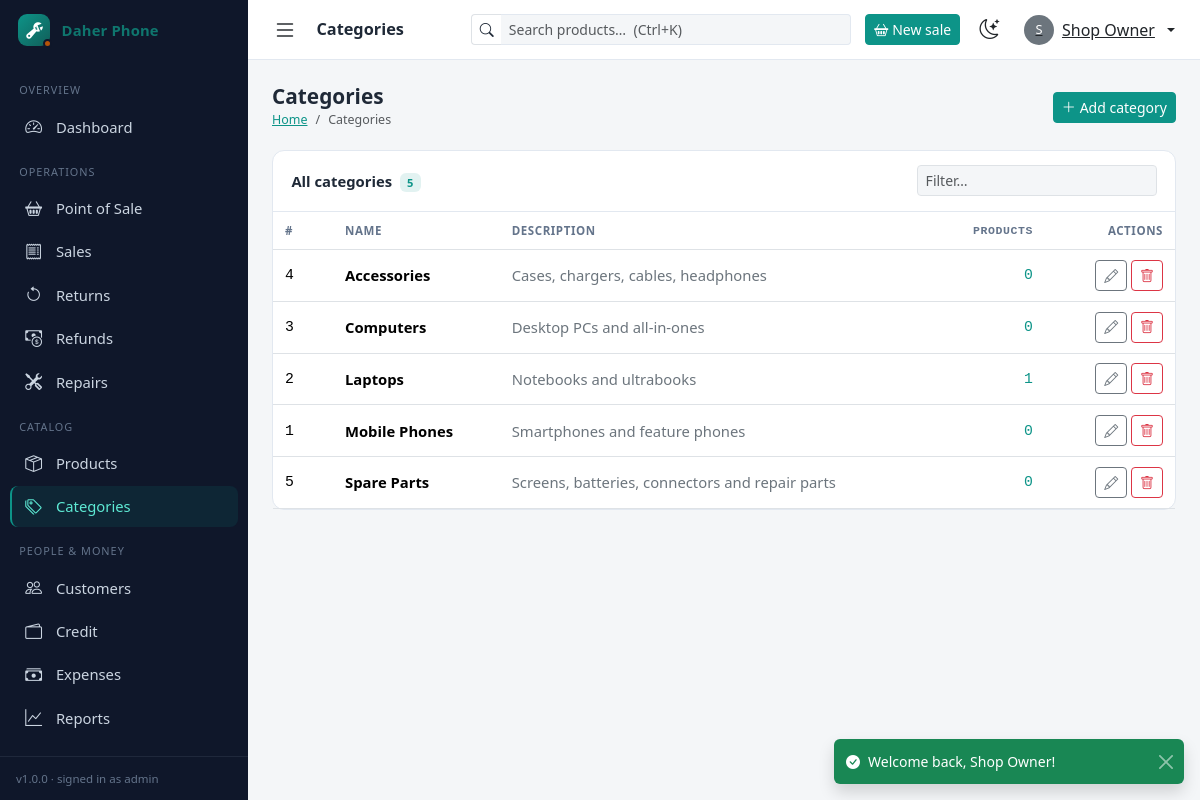
/index.php?r=categories/index (signed in), run on the app's committed database.
### tables this page shows
CREATE TABLE `categories` (
  `id`          INT UNSIGNED  NOT NULL AUTO_INCREMENT,
  `name`        VARCHAR(100)  NOT NULL,
  `description` VARCHAR(255)  NULL,
  `created_at`  DATETIME      NOT NULL DEFAULT CURRENT_TIMESTAMP,
  PRIMARY KEY (`id`),
  UNIQUE KEY `uq_categories_name` (`name`)
);

### app/Core/Controller.php (called while the page is built, shortened)
<?php
abstract class Controller
{
    protected function render(string $view, array $data = [], string $pageTitle = ''): void
    {
        $data['pageTitle'] = $pageTitle !== '' ? $pageTitle : APP_NAME;
        extract($data, EXTR_SKIP);
        require APP_PATH . '/Views/' . $view . '.php';
        require APP_PATH . '/Views/layouts/main.php';
    }
}

### app/Controllers/CategoryController.php (called while the page is built, shortened)
<?php
final class CategoryController extends Controller
{
    public function index(): void
    {
        $this->render('categories/index', [
            'categories' => (new Category())->allWithCounts(),
        ], 'Categories');
    }
}

### app/Core/App.php (called while the page is built, shortened)
<?php
final class App
{
    public function run(): void
    {
        $route = (string) ($_GET['r'] ?? 'dashboard/index');
        [$segment, $actionSlug] = explode('/', $route, 2);
        $action = lcfirst(str_replace(' ', '', ucwords(str_replace('-', ' ', $actionSlug))));
        (new $class())->{$action}();
    }
}

### public/index.php (called while the page is built, shortened)
<?php
spl_autoload_register(static function (string $class): void {
    $prefix = 'App\\';
    if (str_starts_with($class, $prefix)) {
        $relative = substr($class, strlen($prefix));
        $file = APP_PATH . DIRECTORY_SEPARATOR
              . str_replace('\\', DIRECTORY_SEPARATOR, $relative) . '.php';
    }
});
require APP_PATH . '/Core/helpers.php';
(new \App\Core\App())->run();

### app/Core/helpers.php (called while the page is built, shortened)
<?php
function e(mixed $value): string
{
    return htmlspecialchars((string) ($value ?? ''), ENT_QUOTES, 'UTF-8');
}
function url(string $route, array $params = []): string
{
    $qs = $params === [] ? '' : '&' . http_build_query($params);
    return 'index.php?r=' . $route . $qs;
}

### app/Core/Model.php (called while the page is built, shortened)
<?php
abstract class Model
{
    protected PDO $db;
    public function __construct()
    {
        $this->db = Database::pdo();
    }
    protected function fetchAll(string $sql, array $params = []): array
    {
        $stmt = $this->db->prepare($sql);
        $stmt->execute($params);
        return $stmt->fetchAll();
    }
}

### app/Core/Database.php (called while the page is built, shortened)
<?php
final class Database
{
    private static ?PDO $pdo = null;
    public static function pdo(): PDO
    {
        if (self::$pdo === null) {
            $dsn = sprintf(
                'mysql:host=%s;dbname=%s;charset=utf8mb4',
                DB_HOST,
                DB_NAME
            );
            try {
                self::$pdo = new PDO($dsn, DB_USER, DB_PASS, [
                    PDO::ATTR_ERRMODE            => PDO::ERRMODE_EXCEPTION,
                    PDO::ATTR_DEFAULT_FETCH_MODE => PDO::FETCH_ASSOC,
                    PDO::ATTR_EMULATE_PREPARES   => false,
                ]);
            } catch (PDOException $e) {
                throw new PDOException(
                    'Database connection failed. Check that MySQL is running in the '
                    . 'XAMPP Control Panel and that config/config.php credentials are '
                    . 'correct. Driver said: ' . $e->getMessage()
                );
            }
        }
        return self::$pdo;
    }
}

### app/Models/Category.php (called while the page is built, shortened)
<?php
final class Category extends Model
{
    public function allWithCounts(): array
    {
        return $this->fetchAll(
            'SELECT c.*, COUNT(p.id) AS product_count
             FROM categories c
             LEFT JOIN products p ON p.category_id = c.id AND p.is_active = 1
             GROUP BY c.id
             ORDER BY c.name'
        );
    }
}

### app/Views/categories/index.php (the view, shortened to what this page needs)
<div class="page-heading">
  <div>
    <h1>Categories</h1>
    <nav aria-label="breadcrumb">
      <ol class="breadcrumb">
        <li class="breadcrumb-item"><a href="<?= url('dashboard/index') ?>">Home</a></li>
        <li class="breadcrumb-item active">Categories</li>
      </ol>
    </nav>
  </div>
  <button class="btn btn-primary btn-sm" data-bs-toggle="modal" data-bs-target="#categoryModal"
          data-mode="create">
    <i class="bi bi-plus-lg me-1"></i>Add category
  </button>
</div>
<div class="card">
  <div class="card-header d-flex flex-wrap gap-2 justify-content-between align-items-center">
    <span>All categories <span class="badge badge-soft ms-1"><?= count($categories) ?></span></span>
    <input class="form-control form-control-sm" style="max-width:240px" type="search"
           placeholder="Filter…" data-table-filter="#categoriesTable">
  </div>
  <div class="table-responsive">
    <table class="table table-hover table-sticky align-middle mb-0" id="categoriesTable">
      <thead>
        <tr>
          <th style="width:60px">#</th>
          <th>Name</th>
          <th>Description</th>
          <th class="num">Products</th>
          <th style="width:130px" class="text-end">Actions</th>
        </tr>
      </thead>
      <tbody>
        <?php foreach ($categories as $c): ?>
        <tr>
          <td class="data"><?= (int) $c['id'] ?></td>
          <td class="fw-semibold"><?= e($c['name']) ?></td>
          <td class="text-secondary"><?= e($c['description'] ?? '') ?></td>
          <td class="num">
            <a href="<?= url('products/index', ['category_id' => $c['id']]) ?>" class="text-decoration-none">
              <?= (int) $c['product_count'] ?>
            </a>
          </td>
          <td class="text-end">
            <button class="btn btn-outline-secondary btn-sm" data-bs-toggle="modal"
                    data-bs-target="#categoryModal" data-mode="edit"
                    data-id="<?= (int) $c['id'] ?>"
                    data-name="<?= e($c['name']) ?>"
                    data-description="<?= e($c['description'] ?? '') ?>"
                    title="Edit">
              <i class="bi bi-pencil"></i>
            </button>
            <form class="d-inline" method="post" action="<?= url('categories/delete') ?>"
                  data-confirm="Delete category &quot;<?= e($c['name']) ?>&quot;? This cannot be undone.">
              <button class="btn btn-outline-danger btn-sm" title="Delete"><i class="bi bi-trash"></i></button>
            </form>
          </td>
        </tr>
        <?php endforeach; ?>
      </tbody>
    </table>
  </div>
</div>

### public/assets/css/app.css (style rules this page uses)
:root { --ds-accent: #0d9488; --ds-accent-hover: #0f766e; --ds-accent-soft: rgba(13, 148, 136, 0.12); --ds-copper: #b45309; --ds-chart-2: #ea580c; --ds-font-ui: "Segoe UI Variable Text", "Segoe UI", system-ui, -apple-system, sans-serif; --ds-font-data: "Cascadia Mono", "Cascadia Code", Consolas, "Courier New", monospace; --ds-sidebar-w: 248px; --ds-sidebar-w-min: 72px; --ds-topbar-h: 60px; --ds-radius: 12px; }
[data-bs-theme="light"] { --ds-page: #f4f6f8; --ds-card: #ffffff; --ds-ink: #1f2937; --ds-muted: #64748b; --ds-border: #e2e8f0; --ds-sidebar-bg: #0f172a; --ds-grid: #eef1f5; --bs-body-bg: #f4f6f8; --bs-body-color: #1f2937; }
html, body { height: 100%; }
body { font-family: var(--ds-font-ui); background: var(--ds-page); font-size: 0.925rem; }
.card { border: 1px solid var(--ds-border); border-radius: var(--ds-radius); background: var(--ds-card); box-shadow: none; }
.card-header { background: transparent; border-bottom: 1px solid var(--ds-border); padding: 0.9rem 1.15rem; font-weight: 600; }
.data, td.num, th.num { font-family: var(--ds-font-data); font-variant-numeric: tabular-nums; }
td.num, th.num { text-align: right; }
.table > :not(caption) > * > * { padding: 0.62rem 0.75rem; background: transparent; }
.table thead th { font-size: 0.72rem; text-transform: uppercase; letter-spacing: 0.05em; color: var(--ds-muted); border-bottom-width: 1px; white-space: nowrap; }
.table-sticky thead th { position: sticky; top: 0; background: var(--ds-card); z-index: 5; }
.table a { text-decoration: none; }
.page-heading { display: flex; flex-wrap: wrap; gap: 0.75rem; align-items: center; justify-content: space-between; margin-bottom: 1.25rem; }
.page-heading h1 { font-size: 1.3rem; font-weight: 700; margin: 0; }
.page-heading .breadcrumb { margin: 0.15rem 0 0; font-size: 0.78rem; }
.badge-soft { background: var(--ds-accent-soft); color: var(--ds-accent); font-weight: 600; }
.btn-primary { --bs-btn-bg: var(--ds-accent); --bs-btn-border-color: var(--ds-accent); --bs-btn-hover-bg: var(--ds-accent-hover); --bs-btn-hover-border-color: var(--ds-accent-hover); --bs-btn-active-bg: var(--ds-accent-hover); --bs-btn-active-border-color: var(--ds-accent-hover); --bs-btn-disabled-bg: var(--ds-accent); --bs-btn-disabled-border-color: var(--ds-accent); }
a { color: var(--ds-accent); }

### data on the page
categories: id "4", name "Accessories", description "Cases, chargers, cables, headphones", product_count "0"
categories: id "3", name "Computers", description "Desktop PCs and all-in-ones", product_count "0"
categories: id "2", name "Laptops", description "Notebooks and ultrabooks", product_count "1"
categories: id "1", name "Mobile Phones", description "Smartphones and feature phones", product_count "0"
categories: id "5", name "Spare Parts", description "Screens, batteries, connectors and repair parts", product_count "0"

### other printed values
setting('shop_name', APP_NAME) "Daher Phone"
$heading "OVERVIEW"
$item['label'] "Dashboard"
$heading "OPERATIONS"
$item['label'] "Point of Sale"
$item['label'] "Sales"
$item['label'] "Returns"
$item['label'] "Refunds"
$item['label'] "Repairs"
$heading "CATALOG"
$item['label'] "Products"
$item['label'] "Categories"
$heading "PEOPLE & MONEY"
$item['label'] "Customers"
$item['label'] "Credit"
